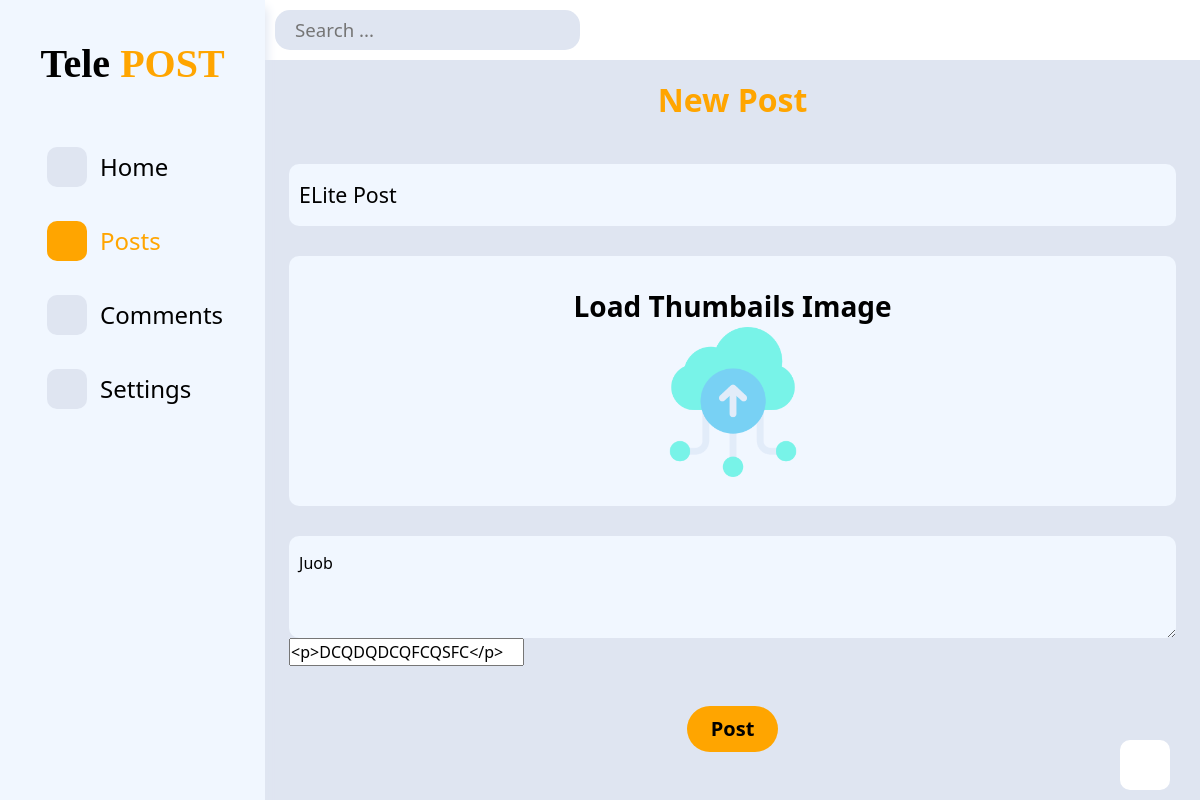
The app's page /dashboard/edit/3/ with its own data.
### Login/models.py (models this page shows)
class Post(models.Model):
    title = models.CharField(max_length=255)
    thumbails = models.ImageField(editable=True,db_index=True, null=True, blank=True,upload_to="images/")
    author = models.ForeignKey(User, on_delete=models.CASCADE, related_name='blog_posts')
    intro = models.TextField()
    body = models.TextField()
    created_at = models.DateTimeField(auto_now_add=True)

### board/views.py (the view)
# urls.py: path('edit/<int:post_id>/', views.editPost, name='edit_post'),
def editPost(request, post_id):
    if DARK_MODE:
        MODE = True
    else:
        MODE = False
    post = Post.objects.get(pk=post_id)
    if request.method == "POST":
        forms = PostForm(request.POST, request.FILES, instance=post)
        if forms.is_valid():
            forms.save()
            return redirect(overview)
    else:
        forms = PostForm(instance=post)
    return render(request, "Posts/add_post.html", {
        "Forms":forms,
        "dark":MODE,
    })

### board/forms.py
class PostForm(ModelForm):
    class Meta:
        model = Post
        fields = ("title","thumbails","intro","body")
        labels = {
            'title':'',
            'thumbails': 'Load Image',
            'intro': '',
            'body': '',
        }
        widgets = {
            'body': SummernoteWidget(attrs={
                "width":"1000",
            }),
            'title':forms.TextInput(attrs={
                "class":"id-title border-0",
                "placeholder": "Enter a Post title"
            }),
            'intro': forms.Textarea(attrs={
                "rows": '3',
                "cols": '100',
                "class":"id-title border-0 fs-6",
                "placeholder": "Enter a short description of your post"
            }),
            'thumbails': forms.FileInput(attrs={
                "hidden":'',
            })
        }

### templates/Posts/add_post.html (shortened to what this page needs)
{% extends 'Dashboard.html' %}
{% block sidebar %}
<ul>
    <li>
        <a href="/" class="d-flex align-items-center my-4">
            <ion-icon name="grid-outline"></ion-icon>
            <span>Home</span>
        </a>
    </li>
    <li>
        <a href="/dashboard" class="d-flex align-items-center my-4" id="active">
            <ion-icon name="document-outline"></ion-icon>
            <span>Posts</span>
        </a>
    </li>
    <li>
        <a href="comments/" class="d-flex align-items-center my-4">
            <ion-icon name="chatbox-outline"></ion-icon>
            <span>Comments</span>
        </a>
    </li>
    <li>
        <a href="#" class="d-flex align-items-center my-4">
            <ion-icon name="settings-outline"></ion-icon>
            <span>Settings</span>
        </a>
    </li>
</ul>
{% endblock %}
{% block workspace %}
<form action="" method="POST" enctype="multipart/form-data" id="form" class="d-flex flex-column align-items-center justify-content-center">
    <span class="fs-2 fw-bold py-3" style="color: orange;">New Post</span>
    <fieldset class="border-2 p-4">
        {{ Forms }}
    </fieldset>
    <input type="submit" value="Post" class="my-3 p-2 px-4 border-0 fs-5 fw-bold ls-2 rounded-pill" style="outline:none;background-color:orange;">
</form>
{% endblock %}

### Login/static/css/style.css (style rules this page uses)
* { margin: 0; padding: 0; box-sizing: border-box; text-decoration: none !important; list-style: none !important; }
:root { --text-white: #fff; --text-black: #000; --text-gray: #ffffff7a; --text-blur: #ffffff1d; --bg-white: #fff; --bg-smoke: #383737; --bg-dark: #0F0F0F; --bg-gray: #222; }
body.light { --text-white: #000000; --text-black: #ffffff; --text-gray: #0000007a; --text-blur: #0000001d; --bg-white: #000; --bg-smoke: #dfe5f1; --bg-dark: #fff; --bg-gray: #f1f7ff; }
body { overflow: hidden; overflow-y: auto; background: var(--bg-smoke) !important; }
#dashboard .left-box #link li ion-icon { background-color: var(--bg-smoke); padding: 20px; margin: 5px; border-radius: 10px; color: var(--text-gray); font-size: 15pt; font-weight: 900; }
#dashboard .left-box #link li span { font-size: 18pt; margin: 0 8px; font-weight: 500; color: var(--text-white); }
#dashboard .left-box #link li a#active ion-icon { background-color: orange; font-weight: bolder; font-size: 20pt; color: var(--text-white); }
#dashboard .left-box #link li a#active span { color: orange; }

### templates/head.html (style rules this page uses)
body.light { --bg-gray: #f1f7ff !important; }

### templates/Dashboard.html (style rules this page uses)
#dashboard .workspace .id-title, #dashboard .workspace label[for="id_thumbails"] { outline: none; padding: 15px 10px; font-size: 16pt; color: var(--text-white) !important; border: none; border-radius: 10px; background-color: var(--bg-gray) !important; width: 100%; text-transform: capitalize; }
#dashboard .workspace label[for="id_thumbails"] { display: flex; flex-direction: column; align-items: center; justify-content: center; margin: 30px 0; height: 250px; text-transform: none; }
#dashboard .workspace .id-title::placeholder { text-transform: none !important; }

### records on screen
Post: title "ELite post", intro "juob", body "<p>DCQDQDCQFCQSFC</p>"
